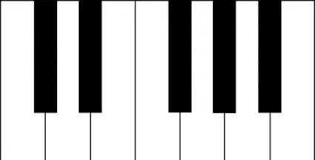
#> input picture piano.png, 315 x 160 px
$ python test.py
#> lines starting #> are read from the running program, lines starting #| are printed output that depends on the picture; after the words box and inside, x2 and y2 are one past the last pixel; in counts of white or black regions, pixels touching at a corner belong together
import cv2

# 讀取圖片
img = cv2.imread("piano.png")
#> img is the input picture: shape (160, 315, 3); min 0, max 255, mean 184.3
img = cv2.resize(img, (1200, 600))
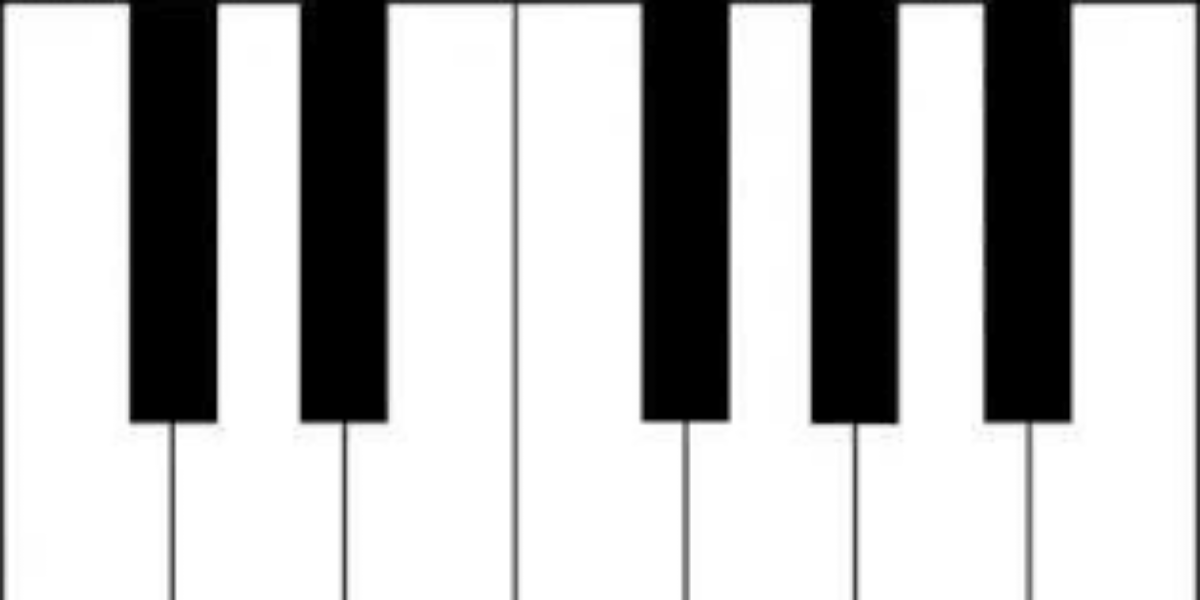
#> img: shape (600, 1200, 3); min 0, max 255, mean 184.3
# 將圖片轉為灰階
gray = cv2.cvtColor(img, cv2.COLOR_BGR2GRAY)

# 二值化圖片
ret, thresh = cv2.threshold(gray, 127, 255, cv2.THRESH_BINARY_INV)
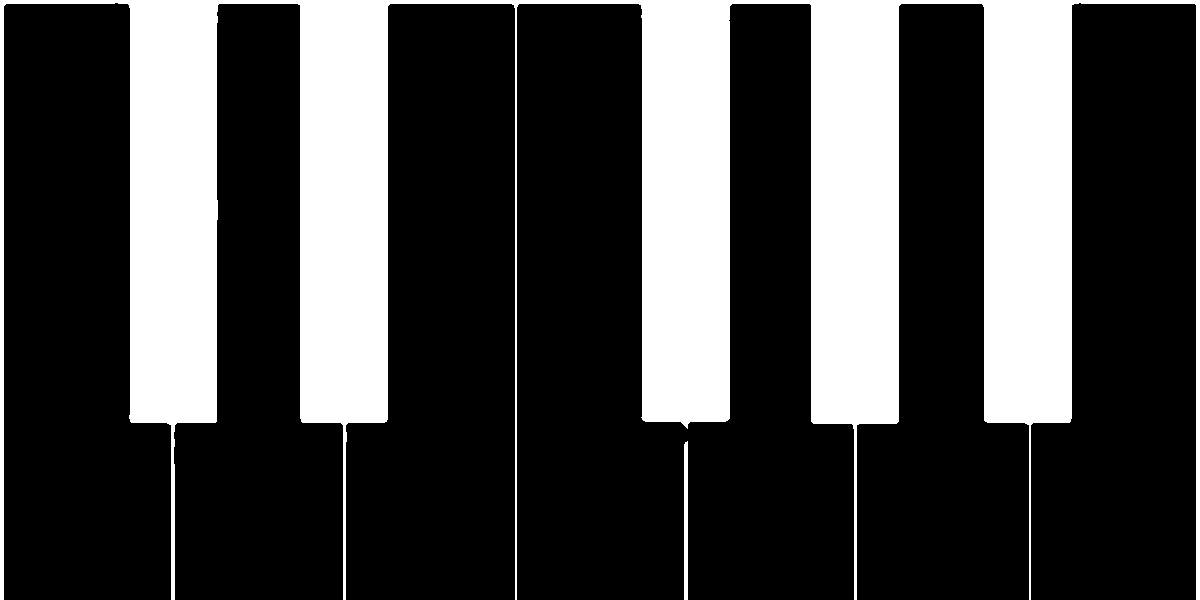
#> thresh: shape (600, 1200); 27.4% white; 2 white regions

# 尋找輪廓
contours, hierarchy = cv2.findContours(
    thresh, cv2.RETR_TREE, cv2.CHAIN_APPROX_SIMPLE)
#> contours = 2 contours; box (x1, y1, x2, y2) and area: (0, 0, 1200, 600) 191160, (684, 441, 688, 600) 470

# 繪製輪廓
cv2.drawContours(img, contours, -1, (0, 0, 255), 3)
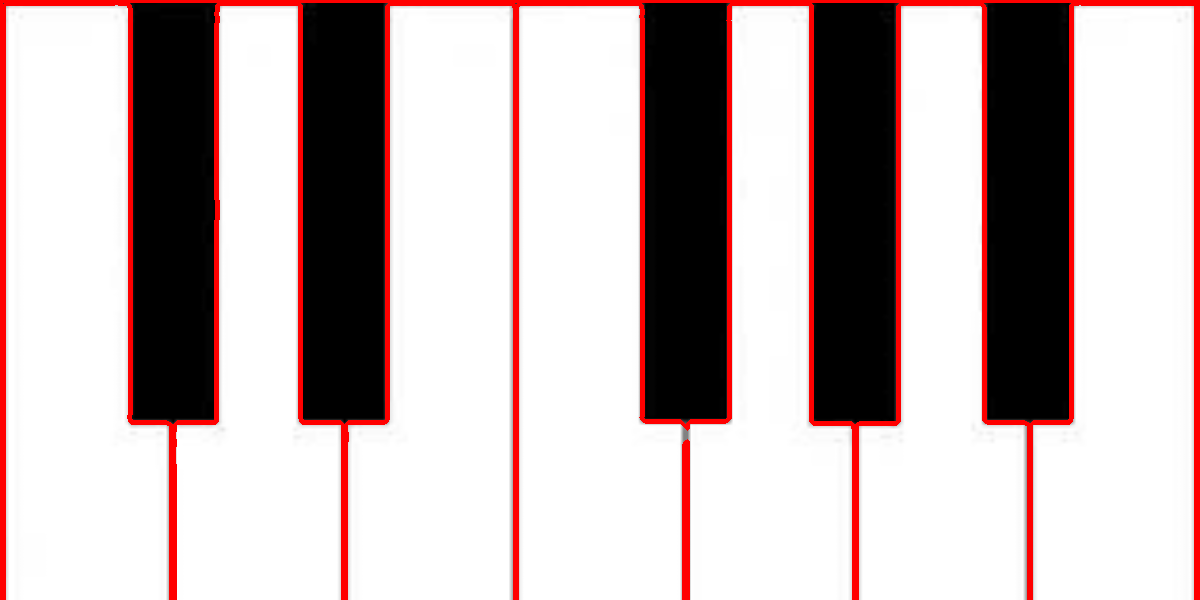
#> img: shape (600, 1200, 3); 6.33% of pixels changed, all inside (x1, y1, x2, y2) = (0, 0, 1200, 600)

# 顯示圖片
cv2.imshow("Image", img)
cv2.waitKey(0)
cv2.destroyAllWindows()
